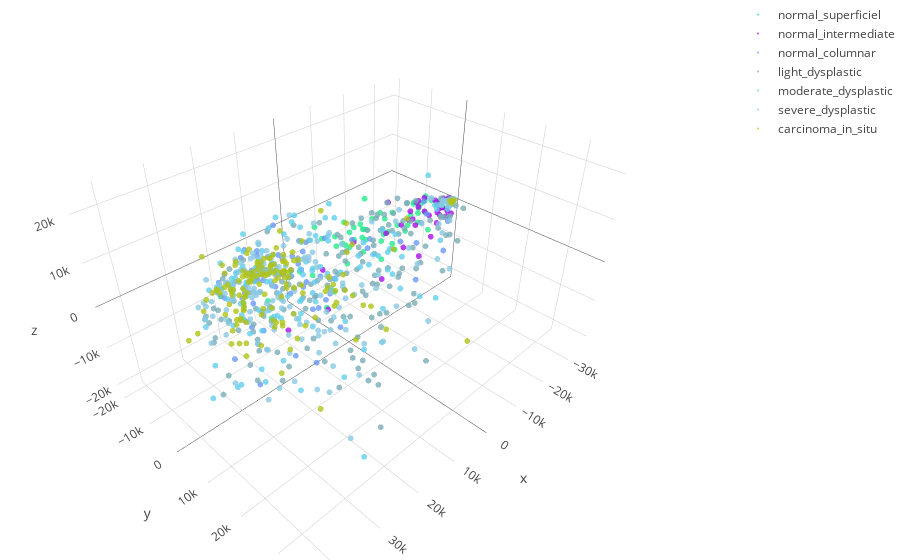

The code cell stored with this chart in its notebook:
### Code cell
data = []

for cell_typ,name in enumerate(CLASS):
    trace1 = go.Scatter3d(
        x = X_pca[label==cell_typ+1,0],
        y = X_pca[label==cell_typ+1,1],
        z = X_pca[label==cell_typ+1,2],
        name = name,
        mode = 'markers',
        marker = dict(
            size = 2,
            symbol='circle',
            color = random_color(cell_typ+1)
        ),
        opacity = 0.8
    )
    data.append(trace1)

layout = go.Layout(
    margin=dict(
        l=0,
        r=0,
        b=0,
        t=0
    )
)

fig = go.Figure(data=data,layout=layout)

py.iplot(fig)
